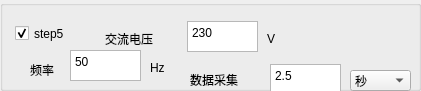
  <widget class="QGroupBox" name="groupBox_7">
   <property name="geometry">
    <rect>
     <x>0</x>
     <y>510</y>
     <width>421</width>
     <height>91</height>
    </rect>
   </property>
   <property name="title">
    <string/>
   </property>
   <widget class="QLabel" name="label_35">
    <property name="geometry">
     <rect>
      <x>190</x>
      <y>70</y>
      <width>71</width>
      <height>20</height>
     </rect>
    </property>
    <property name="text">
     <string>数据采集</string>
    </property>
   </widget>
   <widget class="QLabel" name="label_42">
    <property name="geometry">
     <rect>
      <x>30</x>
      <y>60</y>
      <width>41</width>
      <height>20</height>
     </rect>
    </property>
    <property name="text">
     <string>频率</string>
    </property>
   </widget>
   <widget class="QTextEdit" name="textEdit_S5_AC_FR">
    <property name="geometry">
     <rect>
      <x>70</x>
      <y>50</y>
      <width>71</width>
      <height>31</height>
     </rect>
    </property>
    <property name="html">
     <string>&lt;!DOCTYPE HTML PUBLIC &quot;-//W3C//DTD HTML 4.0//EN&quot; &quot;http://www.w3.org/TR/REC-html40/strict.dtd&quot;&gt;
&lt;html&gt;&lt;head&gt;&lt;meta name=&quot;qrichtext&quot; content=&quot;1&quot; /&gt;&lt;style type=&quot;text/css&quot;&gt;
p, li { white-space: pre-wrap; }
&lt;/style&gt;&lt;/head&gt;&lt;body style=&quot; font-family:'宋体'; font-size:10pt; font-weight:400; font-style:normal;&quot;&gt;
&lt;p style=&quot; margin-top:0px; margin-bottom:0px; margin-left:0px; margin-right:0px; -qt-block-indent:0; text-indent:0px;&quot;&gt;&lt;span style=&quot; font-family:'SimSun'; font-size:9pt;&quot;&gt;50&lt;/span&gt;&lt;/p&gt;&lt;/body&gt;&lt;/html&gt;</string>
    </property>
   </widget>
   <widget class="QTextEdit" name="textEdit_S5_TIME">
    <property name="geometry">
     <rect>
      <x>270</x>
      <y>64</y>
      <width>71</width>
      <height>31</height>
     </rect>
    </property>
    <property name="html">
     <string>&lt;!DOCTYPE HTML PUBLIC &quot;-//W3C//DTD HTML 4.0//EN&quot; &quot;http://www.w3.org/TR/REC-html40/strict.dtd&quot;&gt;
&lt;html&gt;&lt;head&gt;&lt;meta name=&quot;qrichtext&quot; content=&quot;1&quot; /&gt;&lt;style type=&quot;text/css&quot;&gt;
p, li { white-space: pre-wrap; }
&lt;/style&gt;&lt;/head&gt;&lt;body style=&quot; font-family:'宋体'; font-size:10pt; font-weight:400; font-style:normal;&quot;&gt;
&lt;p style=&quot; margin-top:0px; margin-bottom:0px; margin-left:0px; margin-right:0px; -qt-block-indent:0; text-indent:0px;&quot;&gt;&lt;span style=&quot; font-family:'SimSun'; font-size:9pt;&quot;&gt;2.5&lt;/span&gt;&lt;/p&gt;&lt;/body&gt;&lt;/html&gt;</string>
    </property>
   </widget>
   <widget class="QCheckBox" name="checkBox_S5">
    <property name="geometry">
     <rect>
      <x>15</x>
      <y>23</y>
      <width>81</width>
      <height>21</height>
     </rect>
    </property>
    <property name="text">
     <string>step5</string>
    </property>
    <property name="checked">
     <bool>true</bool>
    </property>
   </widget>
   <widget class="QLabel" name="label_28">
    <property name="geometry">
     <rect>
      <x>105</x>
      <y>29</y>
      <width>71</width>
      <height>20</height>
     </rect>
    </property>
    <property name="text">
     <string>交流电压</string>
    </property>
   </widget>
   <widget class="QLabel" name="label_43">
    <property name="geometry">
     <rect>
      <x>150</x>
      <y>60</y>
      <width>20</width>
      <height>16</height>
     </rect>
    </property>
    <property name="text">
     <string>Hz</string>
    </property>
   </widget>
   <widget class="QLabel" name="label_44">
    <property name="geometry">
     <rect>
      <x>267</x>
      <y>31</y>
      <width>16</width>
      <height>16</height>
     </rect>
    </property>
    <property name="text">
     <string>V</string>
    </property>
   </widget>
   <widget class="QTextEdit" name="textEdit_S5_AC_VOLT">
    <property name="geometry">
     <rect>
      <x>187</x>
      <y>21</y>
      <width>71</width>
      <height>31</height>
     </rect>
    </property>
    <property name="html">
     <string>&lt;!DOCTYPE HTML PUBLIC &quot;-//W3C//DTD HTML 4.0//EN&quot; &quot;http://www.w3.org/TR/REC-html40/strict.dtd&quot;&gt;
&lt;html&gt;&lt;head&gt;&lt;meta name=&quot;qrichtext&quot; content=&quot;1&quot; /&gt;&lt;style type=&quot;text/css&quot;&gt;
p, li { white-space: pre-wrap; }
&lt;/style&gt;&lt;/head&gt;&lt;body style=&quot; font-family:'宋体'; font-size:10pt; font-weight:400; font-style:normal;&quot;&gt;
&lt;p style=&quot; margin-top:0px; margin-bottom:0px; margin-left:0px; margin-right:0px; -qt-block-indent:0; text-indent:0px;&quot;&gt;&lt;span style=&quot; font-family:'SimSun'; font-size:9pt;&quot;&gt;230&lt;/span&gt;&lt;/p&gt;&lt;/body&gt;&lt;/html&gt;</string>
    </property>
   </widget>
   <widget class="QComboBox" name="comboBox_S5_TIME">
    <property name="geometry">
     <rect>
      <x>350</x>
      <y>70</y>
      <width>61</width>
      <height>21</height>
     </rect>
    </property>
    <item>
     <property name="text">
      <string>秒</string>
     </property>
    </item>
    <item>
     <property name="text">
      <string>毫秒</string>
     </property>
    </item>
    <item>
     <property name="text">
      <string>分钟</string>
     </property>
    </item>
   </widget>
  </widget>
